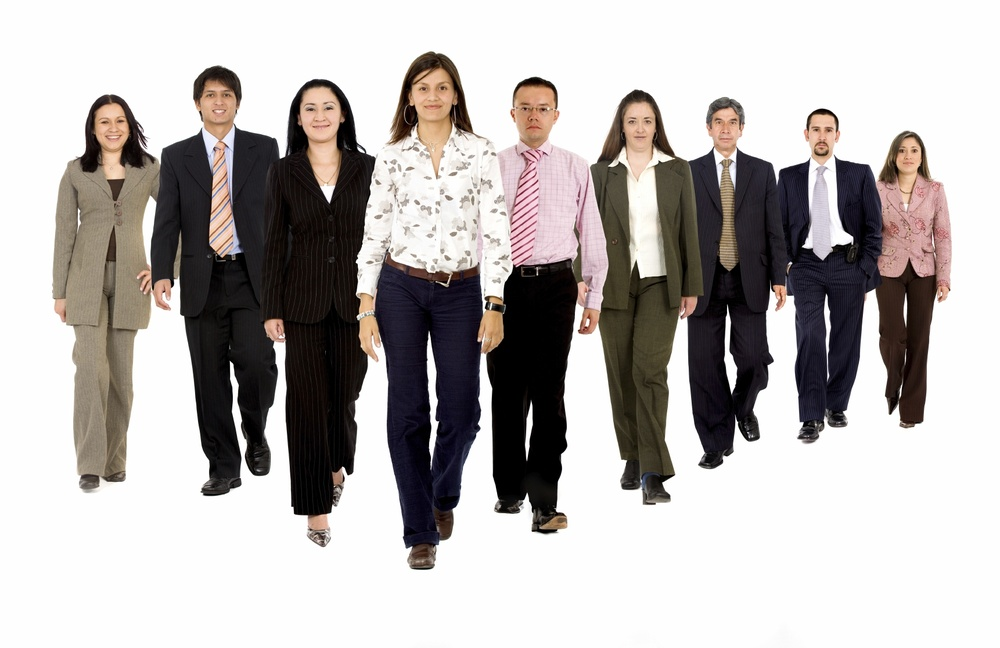
#> input picture HOG/people.jpg, 1000 x 648 px, shrunk from 1722 x 1115 before the run
$ python canny.py
#> lines starting #> are read from the running program, lines starting #| are printed output that depends on the picture; after the words box and inside, x2 and y2 are one past the last pixel; in counts of white or black regions, pixels touching at a corner belong together
# coding=utf-8
"""
Created on 下午5:12 17-7-24

@author: zyl
"""
import cv2

path = "people.jpg"

img = cv2.imread(path, 0)
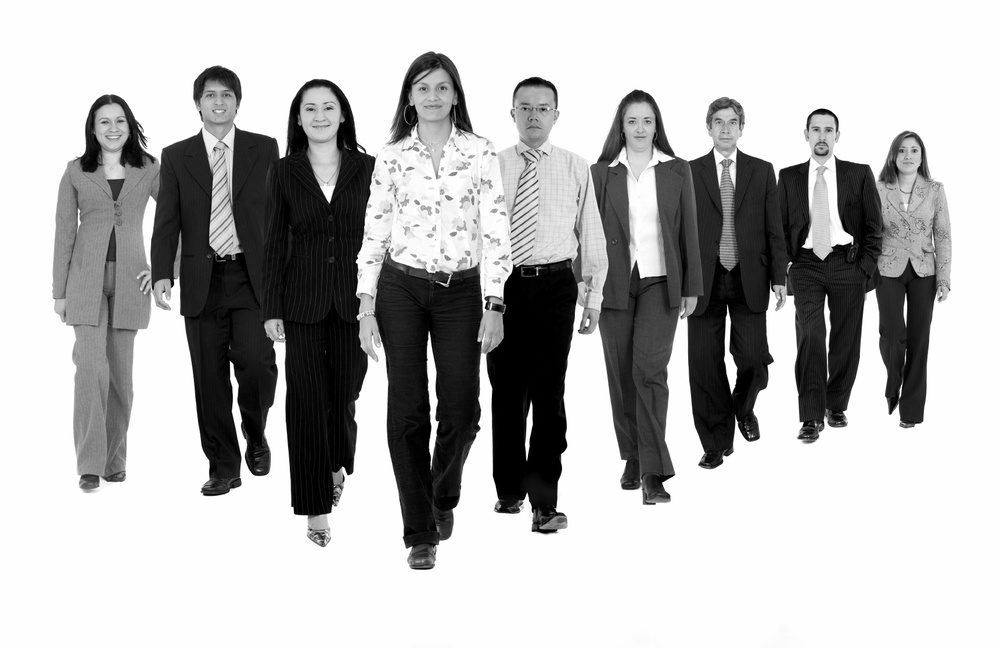
#> img: shape (648, 1000); min 0, max 255, mean 182
cv2.imwrite('canny.jpg', cv2.Canny(img, 200, 300))
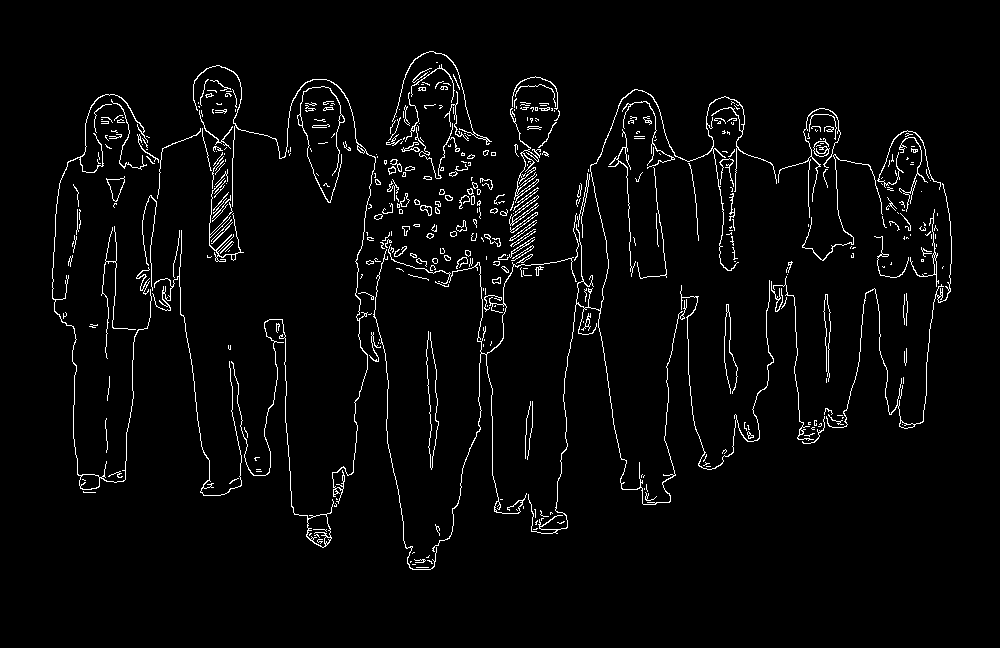
#> saved as canny.jpg: shape (648, 1000); 3.2% white in thin lines or dots, all inside (x1, y1, x2, y2) = (52, 51, 952, 570)
cv2.imshow("canny", cv2.imread("canny.jpg"))
cv2.waitKey()
cv2.destroyAllWindows()
